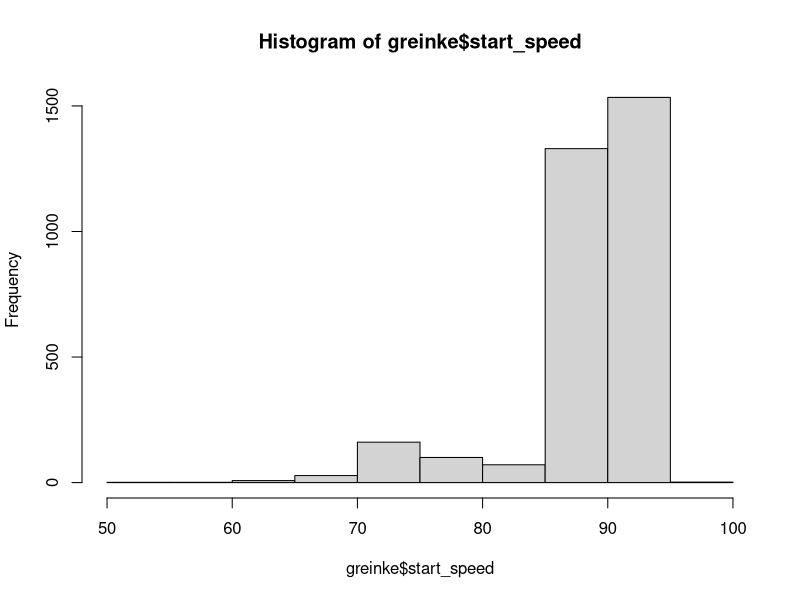
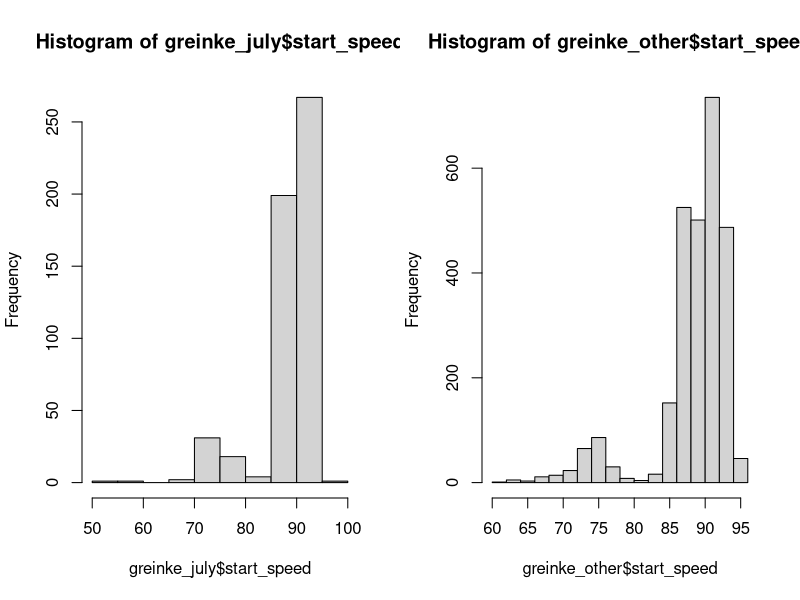

Write R code to recreate these figures, in order.
# ---
# title: "Exploring Baseball Pitching Data"
# author: "Francisco Roman Peña de la Rosa"
# date: "29/5/2020"
# output: Script file
# ---

# Importing libraries
library(dplyr)
library(tidyr)

# Read dataset file
greinke <- read.csv('greinke2015.csv')

# Print the first 6 rows of the data
head(greinke)

# Print the number of rows in the data frame
nrow(greinke)

# Summarize the start_speed variable
summary(greinke$start_speed)

# Get rid of data without start_speed
greinke <- subset(greinke, !is.na(start_speed))

# Print the number of complete entries
nrow(greinke)

# Print the structure of greinke
str(greinke)

# Check if dates are formatted as dates
class(greinke$game_date)

# Change them to dates
greinke$game_date <- as.Date(greinke$game_date, "%m/%d/%Y")

# Check that the variable is now formatted as a date
class(greinke$game_date)

# Separate game_date into "year", "month", and "day"
greinke <- separate(data = greinke, col = game_date,
                    into = c("year", "month", "day"),
                    sep = "-", remove = FALSE)

# Convert month to numeric
greinke$month <- as.numeric(greinke$month)

# Create the july variable
greinke$july <- ifelse(greinke$month == 7, "july", "other")

# View the head() of greinke
head(greinke)

# Print a summary of the july variable
summary(factor(greinke$july))


#***--------------------------------

# VELOCITY DISTRIBUTION
# Make a histogram of Greinke's start speed
hist(greinke$start_speed)


# Create greinke_july
greinke_july <- subset(greinke,greinke$july == 'july')

# Create greinke_other
greinke_other <- subset(greinke, greinke$july == 'other')

# Use par to format your plot layout
par(mfrow = c(1,2))


# Plot start_speed histogram from july
hist(greinke_july$start_speed)

# Plot start_speed histogram for other months
hist(greinke_other$start_speed)